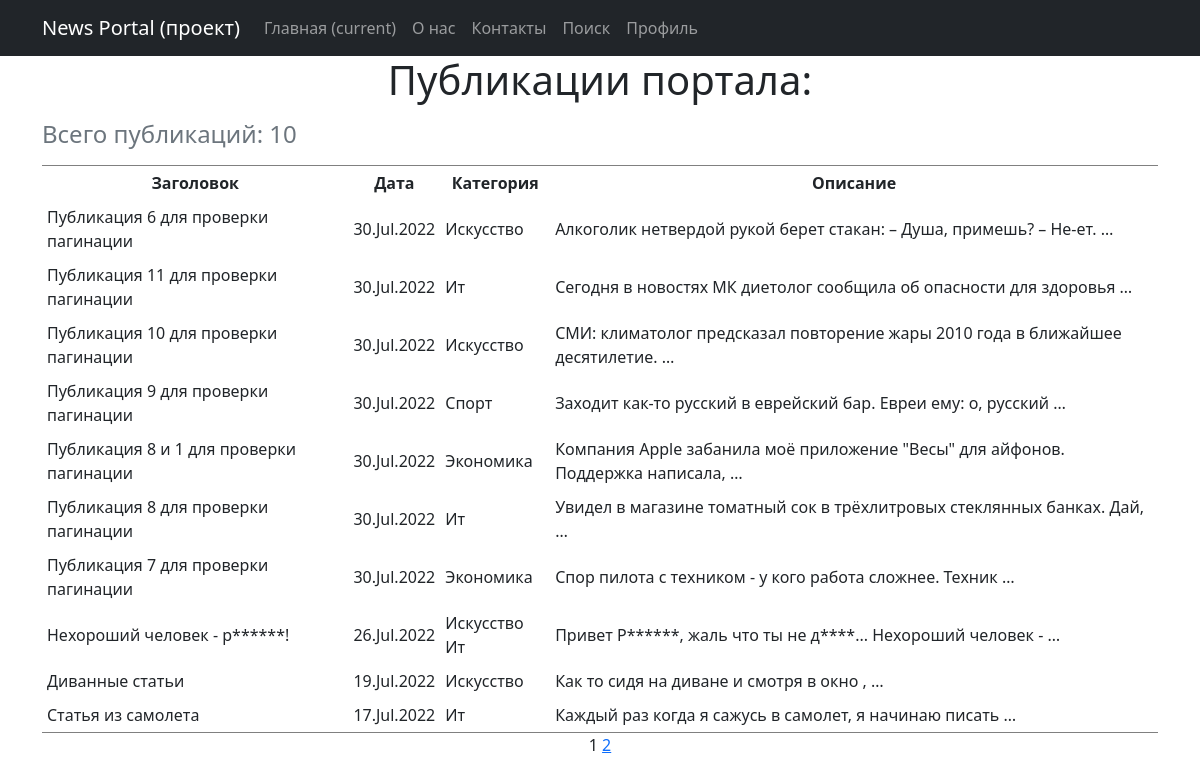
/posts/, run on an earlier commit of the app's database.
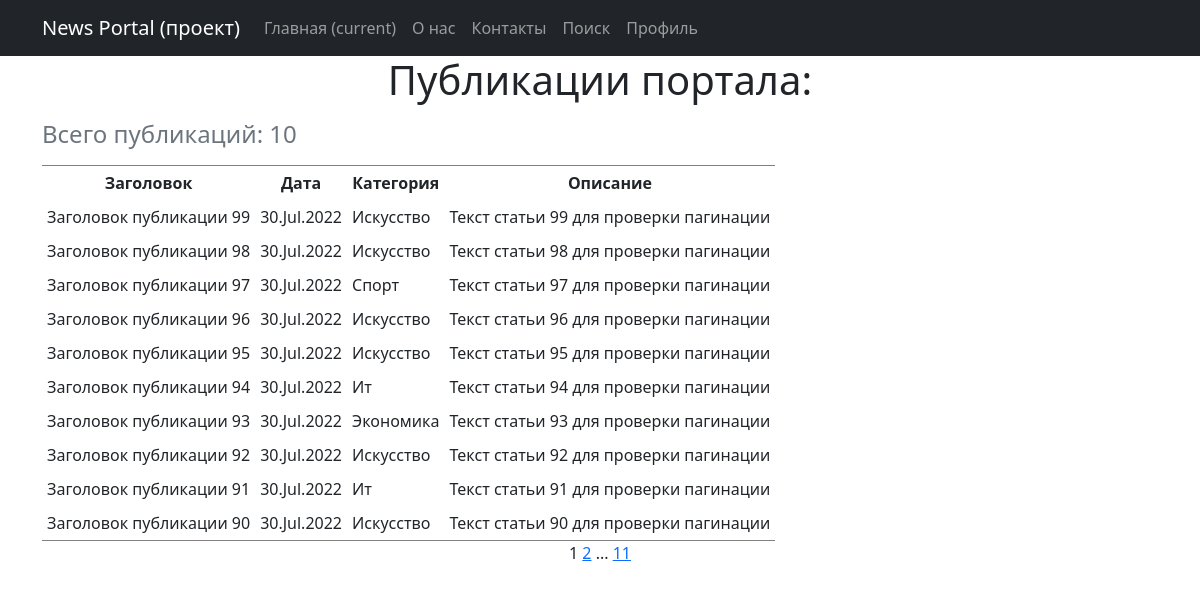
And on a later commit of the database.
### news/models.py (models this page shows, shortened)
class Post(models.Model):
    news = 'NW'
    article = 'AR'
    POST_TYPES =[
        (news, 'Новость'),
        (article, 'Статья'),
    ]
    author_user = models.ForeignKey('Author', on_delete=models.CASCADE)
    post_type = models.CharField(max_length=2,
                                  choices=POST_TYPES,
                                  default=article)
    create_date = models.DateTimeField(auto_now_add=True)
    category = models.ManyToManyField('Category', through='PostCategory')
    header_post = models.CharField(max_length=128)
    text_post = models.TextField()
    rating_post = models.SmallIntegerField(default=0)
    class Meta:
        verbose_name = 'Публикация'
        verbose_name_plural = 'Публикации'

class Category(models.Model):
    name_category = models.CharField(max_length=64, unique=True, verbose_name='Название', help_text='Название категории - 64 символа')
    def __str__(self):
        return f"{self.name_category.title()}"
    class Meta:
        verbose_name = 'Категория'
        verbose_name_plural = 'Категории'

### news/views.py (the view)
# urls.py: path('', PostsList.as_view(), name='home'),
class PostsList(ListView):
    model = Post
    ordering = '-create_date'
    template_name = 'posts.html'
    context_object_name = 'posts'
    paginate_by = 10
    def get_context_data(self, **kwargs):
        context = super().get_context_data(**kwargs)
        return context

### news/templatetags/custom_filters.py (called while the page is built)
@register.filter()
def censor(value):
    if not isinstance(value, str):
        raise TypeError("Цензура осуществляется только для объекта типа строка (str)")
    else:
        list_ = value.split(" ")
        for i in range(len(list_)):
            if list_[i].strip(string.punctuation).lower() in CENSOR_LIST:
                for j in range(1, len(list_[i])):
                    if list_[i][j] not in string.punctuation:
                        list_[i] = f"{list_[i][:j]}*{list_[i][j+1:]}"
        return f'{" ".join(list_)}'

### templates/posts.html (shortened to what this page needs)
{% extends 'flatpages/default.html' %}
{% load custom_filters %}
{% block content %}
<h1>Публикации портала:</h1>
{% if posts %}
    <table border="3" cellspacing="10" cellpadding="5" frame="hsides">
        <caption align="top"> <h4>Всего публикаций: {{ posts|length }}</h4></caption>
        <tr>
            <th>Заголовок</th>
            <th>Дата</th>
            <th>Категория</th>
            <th>Описание</th>
        </tr>
        {% for post in posts %}
        <tr>
            <td align="left">{{ post.header_post|censor }}</td>
            <td>{{ post.create_date|date:'d.M.Y' }}</td>
            <td align="left">
                {% for cat in post.category.all %}
                {{ cat }}
                {% endfor %}
            </td>
            <td align="left">{{ post.text_post|truncatewords:10|censor }}</td>
        </tr>
        {% endfor %}
    </table>
{% else %}
    <h3>А новостей на сегодня нет!</h3>
{% endif %}
    {{ page_obj.number }}
    {% if  page_obj.has_next %}
        <a href="?page={{ page_obj.next_page_number }}">{{ page_obj.next_page_number }}</a>
        {% if paginator.num_pages != page_obj.next_page_number %}
            ...
            <a href="?page={{ page_obj.paginator.num_pages }}">{{ page_obj.paginator.num_pages }}</a>
        {% endif %}
    {% endif%}
{% endblock content %}

What changed in the data, as far as the page shows it:
no longer on this page (row unchanged): Post: header_post|censor "Публикация 6 для проверки пагинации", create_date "30.Jul.2022", text_post|censor "Алкоголик нетвердой рукой берет стакан: – Душа, примешь? – Не-ет. …", Category (name_category "Искусство")
no longer on this page (row unchanged): Post: header_post|censor "Публикация 11 для проверки пагинации", create_date "30.Jul.2022", text_post|censor "Сегодня в новостях МК диетолог сообщила об опасности для здоровья …", Category (name_category "Ит")
no longer on this page (row unchanged): Post: header_post|censor "Публикация 10 для проверки пагинации", create_date "30.Jul.2022", text_post|censor "СМИ: климатолог предсказал повторение жары 2010 года в ближайшее десятилетие. …", Category (name_category "Искусство")
no longer on this page (row unchanged): Post: header_post|censor "Публикация 9 для проверки пагинации", create_date "30.Jul.2022", text_post|censor "Заходит как-то русский в еврейский бар. Евреи ему: о, русский …", Category (name_category "Спорт")
removed Post: header_post|censor "Публикация 8 и 1 для проверки пагинации", create_date "30.Jul.2022", text_post|censor "Компания Аррlе забанила моё приложение \"Весы\" для айфонов. Поддержка написала, …", Category (name_category "Экономика")
no longer on this page (row unchanged): Post: header_post|censor "Публикация 8 для проверки пагинации", create_date "30.Jul.2022", text_post|censor "Увидел в магазине томатный сок в трёхлитровых стеклянных банках. Дай, …", Category (name_category "Ит")
no longer on this page (row unchanged): Post: header_post|censor "Публикация 7 для проверки пагинации", create_date "30.Jul.2022", text_post|censor "Спор пилота с техником - у кого работа сложнее. Техник …", Category (name_category "Экономика")
no longer on this page (row unchanged): Post: header_post|censor "Нехороший человек - р******!", create_date "26.Jul.2022", text_post|censor "Привет Р******, жаль что ты не д****... Нехороший человек - …", Category (name_category "Искусство"), Category (name_category "Ит")
no longer on this page (row unchanged): Post: header_post|censor "Диванные статьи", create_date "19.Jul.2022", text_post|censor "Как то сидя на диване и смотря в окно , …", Category (name_category "Искусство")
no longer on this page (row unchanged): Post: header_post|censor "Статья из самолета", create_date "17.Jul.2022", text_post|censor "Каждый раз когда я сажусь в самолет, я начинаю писать …", Category (name_category "Ит")
added Post: header_post|censor "Заголовок публикации 99", create_date "30.Jul.2022", text_post|censor "Текст статьи 99 для проверки пагинации", Category (name_category "Искусство")
added Post: header_post|censor "Заголовок публикации 98", create_date "30.Jul.2022", text_post|censor "Текст статьи 98 для проверки пагинации", Category (name_category "Искусство")
added Post: header_post|censor "Заголовок публикации 97", create_date "30.Jul.2022", text_post|censor "Текст статьи 97 для проверки пагинации", Category (name_category "Спорт")
added Post: header_post|censor "Заголовок публикации 96", create_date "30.Jul.2022", text_post|censor "Текст статьи 96 для проверки пагинации", Category (name_category "Искусство")
added Post: header_post|censor "Заголовок публикации 95", create_date "30.Jul.2022", text_post|censor "Текст статьи 95 для проверки пагинации", Category (name_category "Искусство")
added Post: header_post|censor "Заголовок публикации 94", create_date "30.Jul.2022", text_post|censor "Текст статьи 94 для проверки пагинации", Category (name_category "Ит")
added Post: header_post|censor "Заголовок публикации 93", create_date "30.Jul.2022", text_post|censor "Текст статьи 93 для проверки пагинации", Category (name_category "Экономика")
added Post: header_post|censor "Заголовок публикации 92", create_date "30.Jul.2022", text_post|censor "Текст статьи 92 для проверки пагинации", Category (name_category "Искусство")
added Post: header_post|censor "Заголовок публикации 91", create_date "30.Jul.2022", text_post|censor "Текст статьи 91 для проверки пагинации", Category (name_category "Ит")
added Post: header_post|censor "Заголовок публикации 90", create_date "30.Jul.2022", text_post|censor "Текст статьи 90 для проверки пагинации", Category (name_category "Искусство")
Also different on the page:
{{ page_obj.paginator.num_pages }}: (not shown) → "11"
